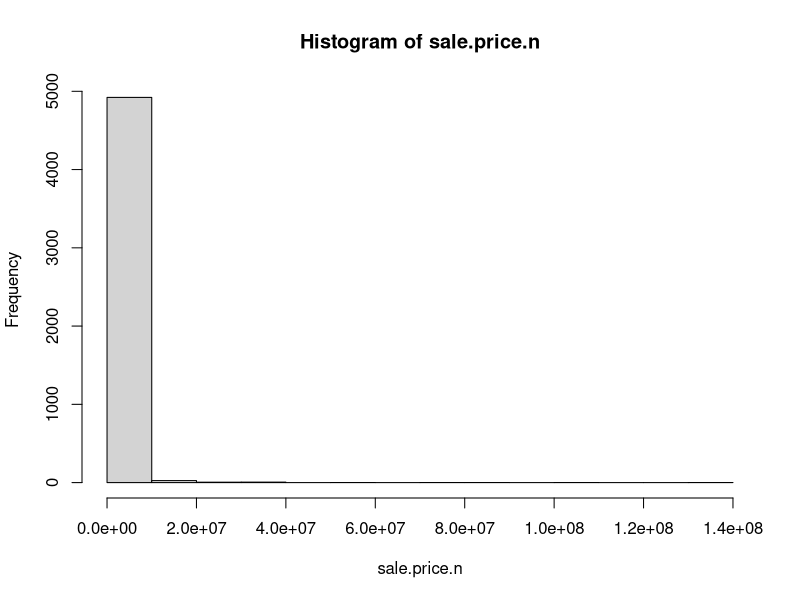
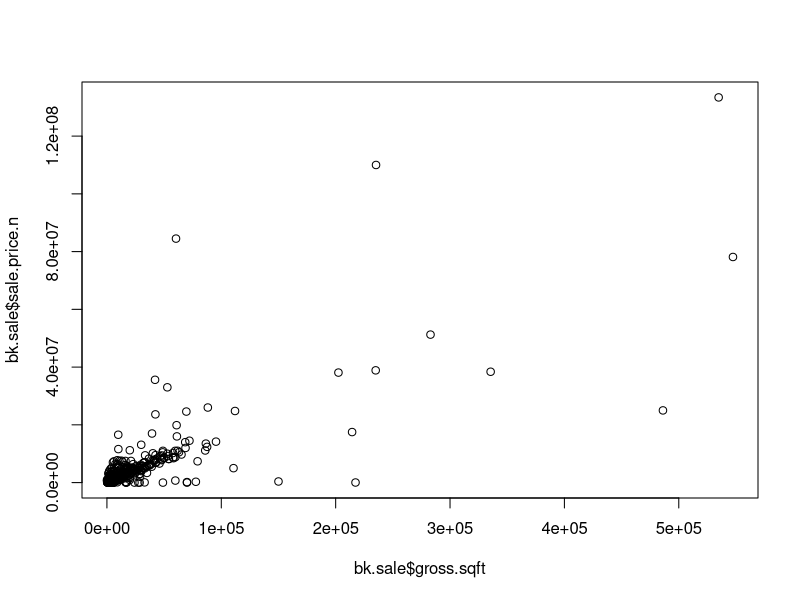
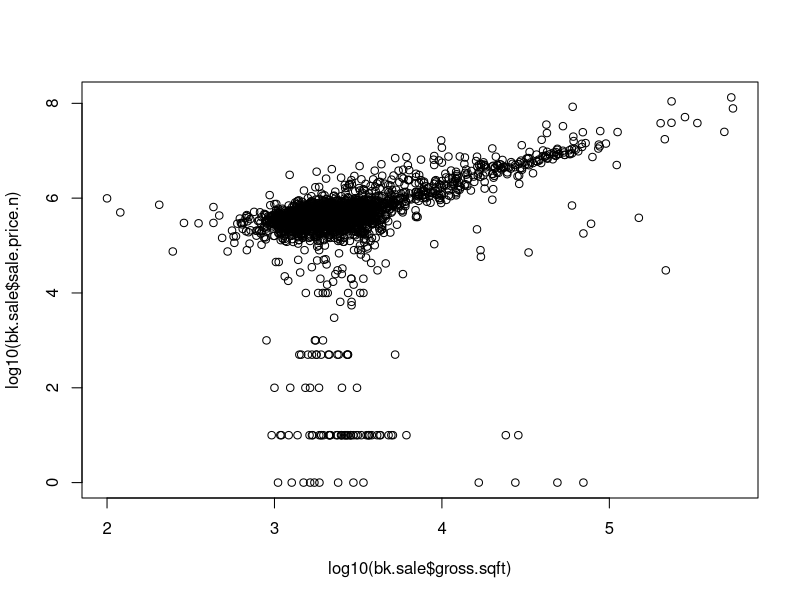
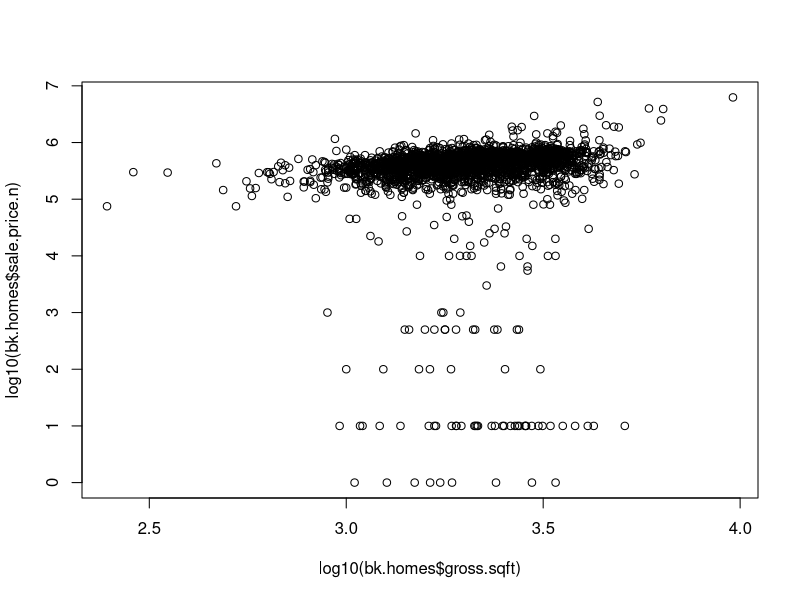
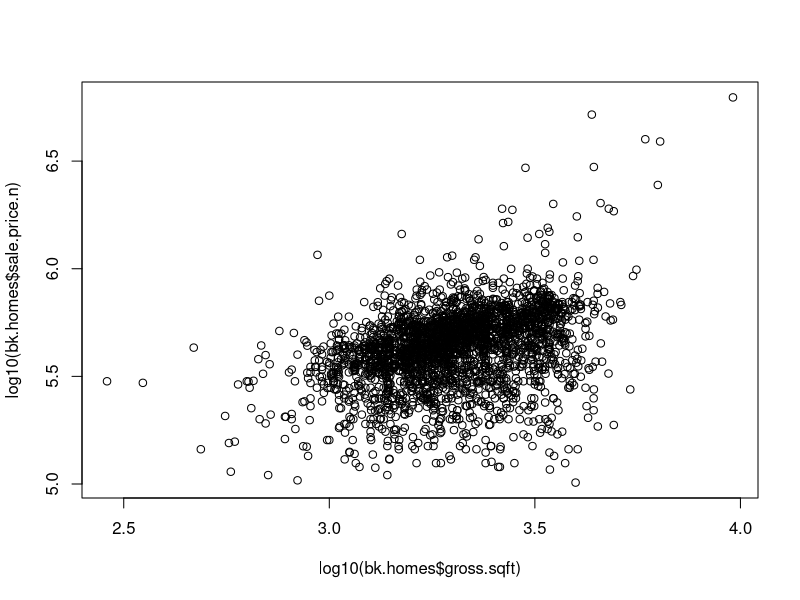

Reproduce these figures in R, in order.
# Author: Benjamin Reddy
# Taken from pages 49-50 of O'Neil and Schutt


setwd("C:\\Users\\swara\\OneDrive\\Documents\\MSDS\\Data Science\\Unit 6\\")

# http://www1.nyc.gov/site/finance/taxes/property-rolling-sales-data.page


# read csv file
bk <- read.csv("rollingsales_bronx.csv",skip=4,header=TRUE)

## Check the data
head(bk)
summary(bk)
str(bk) # Very handy function!
#Compactly display the internal structure of an R object.


## clean/format the data with regular expressions
## More on these later. For now, know that the
## pattern "[^[:digit:]]" refers to members of the variable name that
## start with digits. We use the gsub command to replace them with a blank space.
# We create a new variable that is a "clean' version of sale.price.
# And sale.price.n is numeric, not a factor.
bk$SALE.PRICE.N <- as.numeric(gsub("[^[:digit:]]","", bk$SALE.PRICE))
#count(is.na(bk$SALE.PRICE.N))

names(bk) <- tolower(names(bk)) # make all variable names lower case

## Get rid of leading digits
bk$gross.sqft <- as.numeric(gsub("[^[:digit:]]","", bk$gross.square.feet))
bk$land.sqft <- as.numeric(gsub("[^[:digit:]]","", bk$land.square.feet))
bk$year.built <- as.numeric(as.character(bk$year.built))

## do a bit of exploration to make sure there's not anything
## weird going on with sale prices
attach(bk)
hist(sale.price.n) 
detach(bk)

## keep only the actual sales

bk.sale <- bk[bk$sale.price.n!=0,]
plot(bk.sale$gross.sqft,bk.sale$sale.price.n)
plot(log10(bk.sale$gross.sqft),log10(bk.sale$sale.price.n))

## for now, let's look at 1-, 2-, and 3-family homes
bk.homes <- bk.sale[which(grepl("FAMILY",bk.sale$building.class.category)),]
dim(bk.homes)
plot(log10(bk.homes$gross.sqft),log10(bk.homes$sale.price.n))
summary(bk.homes[which(bk.homes$sale.price.n<100000),])
""

## remove outliers that seem like they weren't actual sales
bk.homes$outliers <- (log10(bk.homes$sale.price.n) <=5) + 0
bk.homes <- bk.homes[which(bk.homes$outliers==0),]
plot(log10(bk.homes$gross.sqft),log10(bk.homes$sale.price.n))